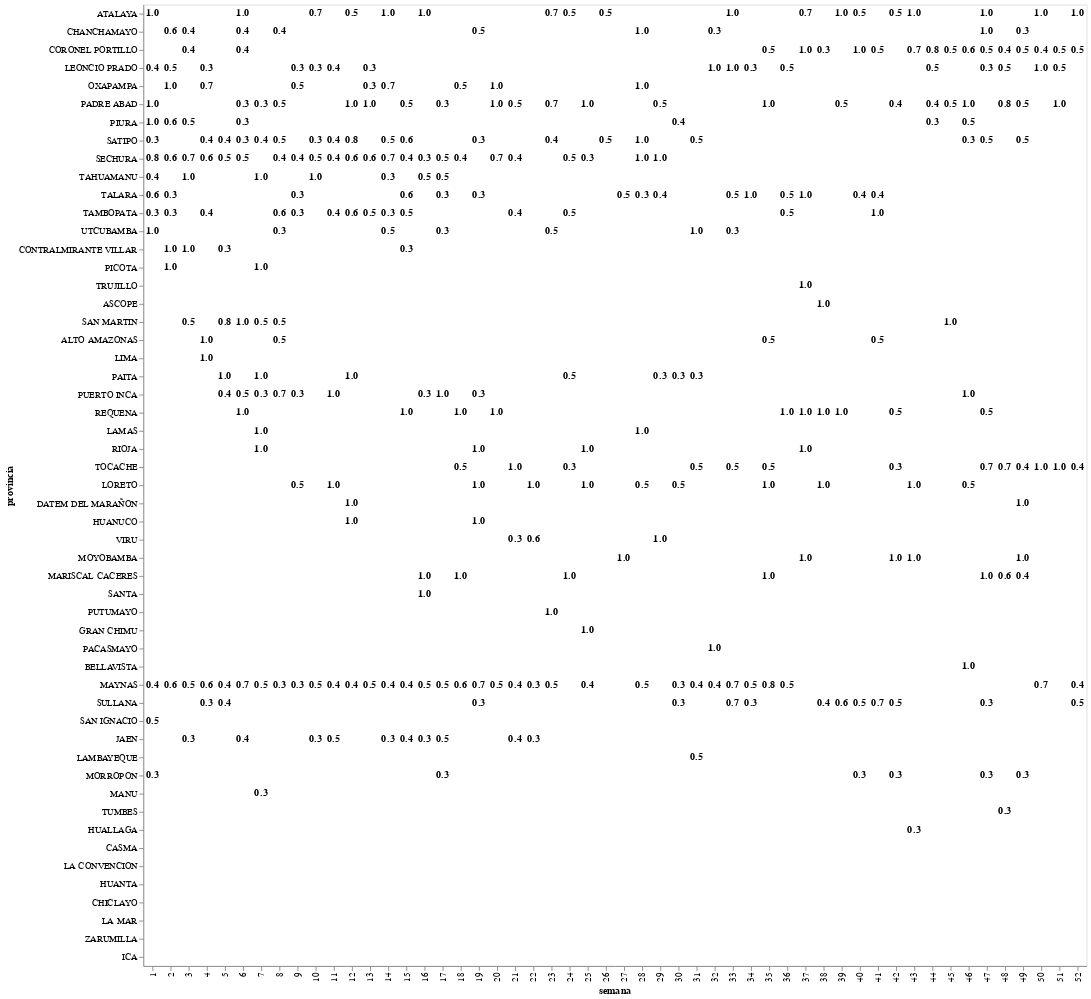

The notebook cell this image was saved under:
### Code cell
enc2_WorstProv=alt_WorstProv.encode(
    text=alt.Text('alarmShare:Q', format=".1f"),
    opacity=alt.condition('datum.alarmShare >= 0.3', alt.value(1), alt.value(0)))
enc2_WorstProv.mark_text(fontStyle='bold')

### Figure 1 — Vega specification as saved in the notebook (floating-point values rounded to 4 significant figures; data arrays with more than 128 entries replaced by an {"elided": "..."} marker saying what was removed)
{"$schema": "https://vega.github.io/schema/vega/v5.json", "data": [{"name": "source_0", "values": {"elided": "753 records"}}, {"name": "source_0_x_domain_semana", "values": [{"semana": 1}, {"semana": 2}, {"semana": 3}, {"semana": 4}, {"semana": 5}, {"semana": 6}, {"semana": 7}, {"semana": 8}, {"semana": 9}, {"semana": 10}, {"semana": 11}, {"semana": 12}, {"semana": 13}, {"semana": 14}, {"semana": 15}, {"semana": 16}, {"semana": 17}, {"semana": 18}, {"semana": 19}, {"semana": 20}, {"semana": 21}, {"semana": 22}, {"semana": 23}, {"semana": 24}, {"semana": 25}, {"semana": 26}, {"semana": 27}, {"semana": 28}, {"semana": 29}, {"semana": 30}, {"semana": 31}, {"semana": 32}, {"semana": 33}, {"semana": 34}, {"semana": 35}, {"semana": 36}, {"semana": 37}, {"semana": 38}, {"semana": 39}, {"semana": 40}, {"semana": 41}, {"semana": 42}, {"semana": 43}, {"semana": 44}, {"semana": 45}, {"semana": 46}, {"semana": 47}, {"semana": 48}, {"semana": 49}, {"semana": 50}, {"semana": 51}, {"semana": 52}]}, {"name": "source_0_y_domain_provincia", "values": [{"provincia": "ATALAYA", "sort_field": 1.0}, {"provincia": "CHANCHAMAYO", "sort_field": 1.0}, {"provincia": "CORONEL PORTILLO", "sort_field": 1.0}, {"provincia": "LA CONVENCION", "sort_field": 0.25}, {"provincia": "LA MAR", "sort_field": 0.1429}, {"provincia": "LEONCIO PRADO", "sort_field": 1.0}, {"provincia": "MAYNAS", "sort_field": 0.75}, {"provincia": "MORROPON", "sort_field": 0.3333}, {"provincia": "OXAPAMPA", "sort_field": 1.0}, {"provincia": "PADRE ABAD", "sort_field": 1.0}, {"provincia": "PIURA", "sort_field": 1.0}, {"provincia": "SAN IGNACIO", "sort_field": 0.5}, {"provincia": "SATIPO", "sort_field": 1.0}, {"provincia": "SECHURA", "sort_field": 1.0}, {"provincia": "TAHUAMANU", "sort_field": 1.0}, {"provincia": "TALARA", "sort_field": 1.0}, {"provincia": "TAMBOPATA", "sort_field": 1.0}, {"provincia": "UTCUBAMBA", "sort_field": 1.0}, {"provincia": "CHICLAYO", "sort_field": 0.1667}, {"provincia": "CONTRALMIRANTE VILLAR", "sort_field": 1.0}, {"provincia": "PICOTA", "sort_field": 1.0}, {"provincia": "TRUJILLO", "sort_field": 1.0}, {"provincia": "ASCOPE", "sort_field": 1.0}, {"provincia": "JAEN", "sort_field": 0.5}, {"provincia": "SAN MARTIN", "sort_field": 1.0}, {"provincia": "ALTO AMAZONAS", "sort_field": 1.0}, {"provincia": "LIMA", "sort_field": 1.0}, {"provincia": "SULLANA", "sort_field": 0.7273}, {"provincia": "PAITA", "sort_field": 1.0}, {"provincia": "PUERTO INCA", "sort_field": 1.0}, {"provincia": "REQUENA", "sort_field": 1.0}, {"provincia": "LAMAS", "sort_field": 1.0}, {"provincia": "MANU", "sort_field": 0.3333}, {"provincia": "RIOJA", "sort_field": 1.0}, {"provincia": "CASMA", "sort_field": 0.2759}, {"provincia": "TOCACHE", "sort_field": 1.0}, {"provincia": "LORETO", "sort_field": 1.0}, {"provincia": "TUMBES", "sort_field": 0.3333}, {"provincia": "HUANTA", "sort_field": 0.2}, {"provincia": "DATEM DEL MARAÑON", "sort_field": 1.0}, {"provincia": "HUANUCO", "sort_field": 1.0}, {"provincia": "LAMBAYEQUE", "sort_field": 0.5}, {"provincia": "VIRU", "sort_field": 1.0}, {"provincia": "MOYOBAMBA", "sort_field": 1.0}, {"provincia": "ZARUMILLA", "sort_field": 0.05882}, {"provincia": "MARISCAL CACERES", "sort_field": 1.0}, {"provincia": "SANTA", "sort_field": 1.0}, {"provincia": "ICA", "sort_field": 0.02985}, {"provincia": "PUTUMAYO", "sort_field": 1.0}, {"provincia": "GRAN CHIMU", "sort_field": 1.0}, {"provincia": "PACASMAYO", "sort_field": 1.0}, {"provincia": "HUALLAGA", "sort_field": 0.3333}, {"provincia": "BELLAVISTA", "sort_field": 1.0}]}], "signals": [{"name": "x_step", "value": 20}, {"name": "width", "update": "bandspace(domain('x').length, 1, 0.5) * x_step"}, {"name": "y_step", "value": 20}, {"name": "height", "update": "bandspace(domain('y').length, 1, 0.5) * y_step"}], "marks": [{"type": "text", "name": "marks", "from": {"data": "source_0"}, "encode": {"update": {"opacity": [{"value": 1, "test": "datum.alarmShare >= 0.3"}, {"value": 0}], "text": {"signal": "format(datum[\"alarmShare\"], \".1f\")"}, "fontStyle": {"value": "bold"}, "baseline": {"value": "middle"}, "y": {"field": "provincia", "scale": "y"}, "x": {"field": "semana", "scale": "x"}, "align": {"value": "center"}, "fill": {"value": "black"}}}, "style": ["text"]}], "scales": [{"name": "x", "type": "point", "domain": {"data": "source_0_x_domain_semana", "field": "semana", "sort": true}, "range": {"step": {"signal": "x_step"}}, "padding": 0.5}, {"name": "y", "type": "point", "domain": {"data": "source_0_y_domain_provincia", "field": "provincia", "sort": {"op": "max", "field": "sort_field", "order": "descending"}}, "range": {"step": {"signal": "y_step"}}, "padding": 0.5}], "axes": [{"scale": "x", "title": "semana", "labelBaseline": "middle", "zindex": 0, "grid": false, "labelAngle": 270, "labelAlign": "right", "orient": "bottom"}, {"scale": "y", "zindex": 0, "orient": "left", "title": "provincia", "grid": false}], "background": "white", "padding": 5, "style": "cell"}
